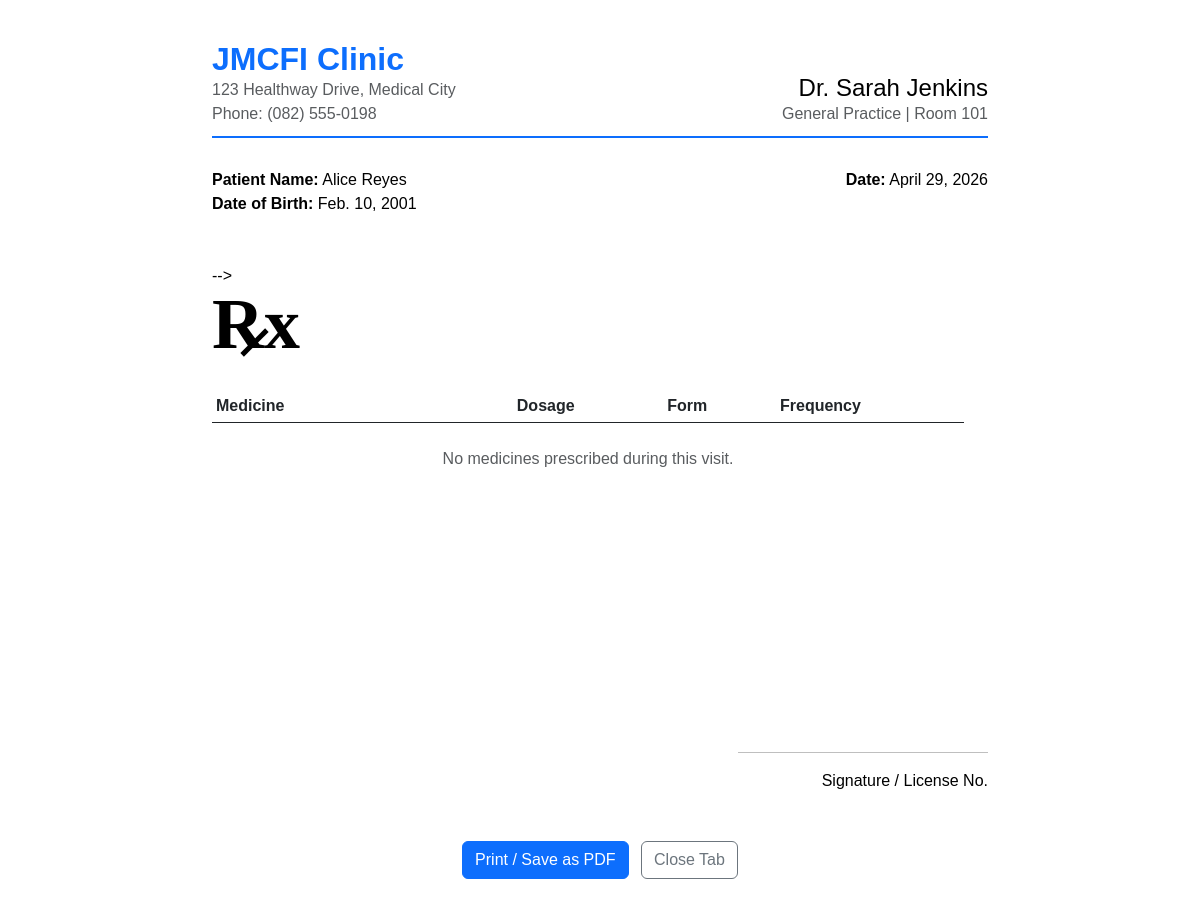
The page /prescription/1/ on the database its author committed.
### clinic/models.py (models this page shows, shortened)
class Appointment(models.Model):
    STATUS_CHOICES = [
        ('SCHEDULED', 'Scheduled'),
        ('WAITING', 'Waiting in Lobby'),
        ('LATE', 'Late'),
        ('IN_CONSULTATION', 'In Consultation'),
        ('CLEARED', 'Cleared / Paid'),
        ('NO_SHOW', 'No-Show'),
    ]
    patient = models.ForeignKey(Patient, on_delete=models.CASCADE, related_name='appointments')
    doctor = models.ForeignKey(Doctor, on_delete=models.CASCADE)
    appointment_date = models.DateField()
    appointment_time = models.TimeField()
    is_walk_in = models.BooleanField(default=False)
    status = models.CharField(max_length=20, choices=STATUS_CHOICES, default='SCHEDULED')
    symptoms = models.TextField(blank=True, null=True, help_text="Patient's reported issues")
    doctor_diagnosis = models.TextField(blank=True, null=True)
    doctor_recommendation = models.TextField(blank=True, null=True, help_text="Specific notes for the patient")
    prescription_details = models.TextField(blank=True, null=True, help_text="Medicines to be converted to PDF later")

class Doctor(models.Model):
    name = models.CharField(max_length=100)
    specialty = models.CharField(max_length=100)
    room_number = models.CharField(max_length=10)
    availability_schedule = models.TextField(blank=True, null=True)

class Patient(models.Model):
    first_name = models.CharField(max_length=50)
    last_name = models.CharField(max_length=50)
    phone_number = models.CharField(max_length=15, unique=True)
    date_of_birth = models.DateField()
    date_registered = models.DateTimeField(default=timezone.now)
    SEX_CHOICES = [
        ('Male','Male'),
        ('Female','Female'),
        ('Other','Other'),
    ]
    BLOOD_TYPE_CHOICES = [
        ('Unknown', 'Leave as null / Unknown'),
        ('A+', 'A+'),
        ('A-', 'A-'),
        ('B+', 'B+'),
        ('B-', 'B-'),
        ('AB+', 'AB+'),
        ('AB-', 'AB-'),
        ('O+', 'O+'),
        ('O-', 'O-'),
    ]
    sex = models.CharField(max_length=10, choices=SEX_CHOICES, blank=True, null=True)
    height = models.IntegerField(help_text="Height in cm", blank=True, null=True)
    weight = models.IntegerField(help_text="Weight in kg", blank=True, null=True)
    blood_type = models.CharField(max_length=10, choices=BLOOD_TYPE_CHOICES, default='Unknown')
    comorbidities = models.TextField(blank=True, null=True)
    allergies = models.TextField(blank=True, null=True)

### clinic/views.py (the view)
# urls.py: path('prescription/<int:pk>/', views.print_prescription, name='print_prescription'),
def print_prescription(request, pk):
    appointment = get_object_or_404(Appointment, pk=pk)
    patient_id = request.session.get('patient_id')
    if patient_id and appointment.patient.id != patient_id:
        return redirect('patient-portal')
    return render(request, 'clinic/prescription_pad.html', {'appointment': appointment})

### clinic/templates/clinic/prescription_pad.html (shortened to what this page needs)
<!DOCTYPE html>
<html lang="en">
<head>
    <link href="https://cdn.jsdelivr.net/npm/bootstrap@5.3.0/dist/css/bootstrap.min.css" rel="stylesheet">
</head>
<body>
<div class="container" style="max-width: 800px;">
    <div class="clinic-header d-flex justify-content-between align-items-end">
        <div>
            <h2 class="mb-0 text-primary"><strong>JMCFI Clinic</strong></h2>
            <p class="mb-0 text-muted">123 Healthway Drive, Medical City</p>
            <p class="mb-0 text-muted">Phone: (082) 555-0198</p>
        </div>
        <div class="text-end">
            <h4 class="mb-0">Dr. {{ appointment.doctor.name }}</h4>
            <p class="mb-0 text-muted">{{ appointment.doctor.specialty }} | Room {{ appointment.doctor.room_number }}</p>
        </div>
    </div>
    <div class="row mb-5">
        <div class="col-8">
            <strong>Patient Name:</strong> {{ appointment.patient.first_name }} {{ appointment.patient.last_name }}<br>
            <strong>Date of Birth:</strong> {{ appointment.patient.date_of_birth }}
        </div>
        <div class="col-4 text-end">
            <strong>Date:</strong> {{ appointment.appointment_date }}<br>
        </div>
    </div>
    <div class="mb-4">
        -->
        <div class="rx-container">
            <div class="rx-symbol">R<span>x</span></div>
        </div>
        <div class="pe-4" style="min-height: 250px;">
            <table class="table table-borderless table-sm">
                <thead class="border-bottom border-dark">
                    <tr>
                        <th style="width: 40%;">Medicine</th>
                        <th style="width: 20%;">Dosage</th>
                        <th style="width: 15%;">Form</th>
                        <th style="width: 25%;">Frequency</th>
                    </tr>
                </thead>
                <tbody>
                    {% for rx in appointment.prescriptions.all %}
                        <tr class="border-bottom text-muted">
                            <td class="fw-bold text-dark pt-3 pb-2">{{ rx.medicine_name }}</td>
                            <td class="pt-3 pb-2">{{ rx.dosage }}</td>
                            <td class="pt-3 pb-2">{{ rx.form }}</td>
                            <td class="pt-3 pb-2">{{ rx.frequency }}</td>
                        </tr>
                    {% empty %}
                        <tr>
                            <td colspan="4" class="text-center pt-4 text-muted">No medicines prescribed during this visit.</td>
                        </tr>
                    {% endfor %}
                </tbody>
            </table>
        </div>
    </div>
    <div class="mt-5 pt-5 text-end">
        <hr style="width: 250px; margin-left: auto; border-top: 1px solid #000;">
        <p class="mb-0">Signature / License No.</p>
    </div>
    <div class="text-center mt-5 no-print">
        <button onclick="window.print()" class="btn btn-primary me-2">Print / Save as PDF</button>
        <button onclick="window.close()" class="btn btn-outline-secondary">Close Tab</button>
    </div>
</div>
</body>
</html>

### clinic/templates/clinic/prescription_pad.html (style rules this page uses)
body { background-color: #fff; color: #000; padding: 40px; font-family: Arial, sans-serif; }
.clinic-header { border-bottom: 2px solid #0d6efd; padding-bottom: 10px; margin-bottom: 30px; }
.rx-container { margin-bottom: 30px; }
.rx-symbol { font-family: 'Times New Roman', Times, serif; font-size: 4.5rem; font-weight: bold; position: relative; display: inline-block; line-height: 1; }
.rx-symbol::after { content: ""; position: absolute; width: 35px; height: 5px; background-color: black; transform: rotate(-45deg); bottom: 15px; left: 25px; }

### rows shown on the page
Appointment: doctor.name "Sarah Jenkins", doctor.specialty "General Practice", doctor.room_number "101", patient.first_name "Alice", patient.last_name "Reyes", patient.date_of_birth "Feb. 10, 2001", appointment_date "April 29, 2026"
